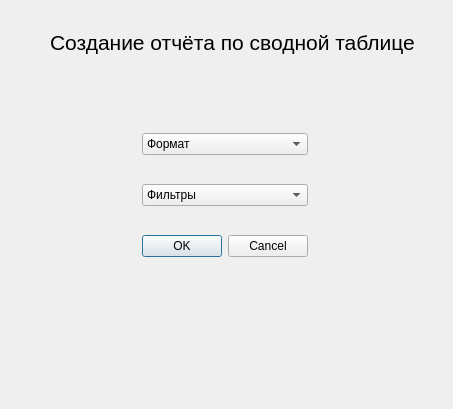
<?xml version="1.0" encoding="UTF-8"?>
<ui version="4.0">
 <class>Dialog</class>
 <widget class="QDialog" name="Dialog">
  <property name="geometry">
   <rect>
    <x>0</x>
    <y>0</y>
    <width>453</width>
    <height>409</height>
   </rect>
  </property>
  <property name="sizePolicy">
   <sizepolicy hsizetype="Fixed" vsizetype="Fixed">
    <horstretch>0</horstretch>
    <verstretch>0</verstretch>
   </sizepolicy>
  </property>
  <property name="windowTitle">
   <string>Dialog</string>
  </property>
  <widget class="QLabel" name="label">
   <property name="geometry">
    <rect>
     <x>50</x>
     <y>30</y>
     <width>371</width>
     <height>25</height>
    </rect>
   </property>
   <property name="sizePolicy">
    <sizepolicy hsizetype="Preferred" vsizetype="Fixed">
     <horstretch>0</horstretch>
     <verstretch>0</verstretch>
    </sizepolicy>
   </property>
   <property name="font">
    <font>
     <pointsize>16</pointsize>
     <weight>50</weight>
     <bold>false</bold>
    </font>
   </property>
   <property name="text">
    <string>Создание отчёта по сводной таблице</string>
   </property>
  </widget>
  <widget class="QWidget" name="">
   <property name="geometry">
    <rect>
     <x>100</x>
     <y>110</y>
     <width>251</width>
     <height>171</height>
    </rect>
   </property>
   <layout class="QGridLayout" name="gridLayout">
    <item row="0" column="0">
     <widget class="QComboBox" name="comboBox">
      <item>
       <property name="text">
        <string>Формат</string>
       </property>
      </item>
     </widget>
    </item>
    <item row="1" column="0">
     <widget class="QComboBox" name="comboBox_2">
      <item>
       <property name="text">
        <string>Фильтры</string>
       </property>
      </item>
     </widget>
    </item>
    <item row="2" column="0">
     <widget class="QDialogButtonBox" name="buttonBox">
      <property name="sizePolicy">
       <sizepolicy hsizetype="Fixed" vsizetype="Fixed">
        <horstretch>0</horstretch>
        <verstretch>0</verstretch>
       </sizepolicy>
      </property>
      <property name="orientation">
       <enum>Qt::Horizontal</enum>
      </property>
      <property name="standardButtons">
       <set>QDialogButtonBox::Cancel|QDialogButtonBox::Ok</set>
      </property>
     </widget>
    </item>
   </layout>
  </widget>
 </widget>
 <resources/>
 <connections>
  <connection>
   <sender>buttonBox</sender>
   <signal>accepted()</signal>
   <receiver>Dialog</receiver>
   <slot>accept()</slot>
   <hints>
    <hint type="sourcelabel">
     <x>248</x>
     <y>254</y>
    </hint>
    <hint type="destinationlabel">
     <x>157</x>
     <y>274</y>
    </hint>
   </hints>
  </connection>
  <connection>
   <sender>buttonBox</sender>
   <signal>rejected()</signal>
   <receiver>Dialog</receiver>
   <slot>reject()</slot>
   <hints>
    <hint type="sourcelabel">
     <x>316</x>
     <y>260</y>
    </hint>
    <hint type="destinationlabel">
     <x>286</x>
     <y>274</y>
    </hint>
   </hints>
  </connection>
 </connections>
</ui>
